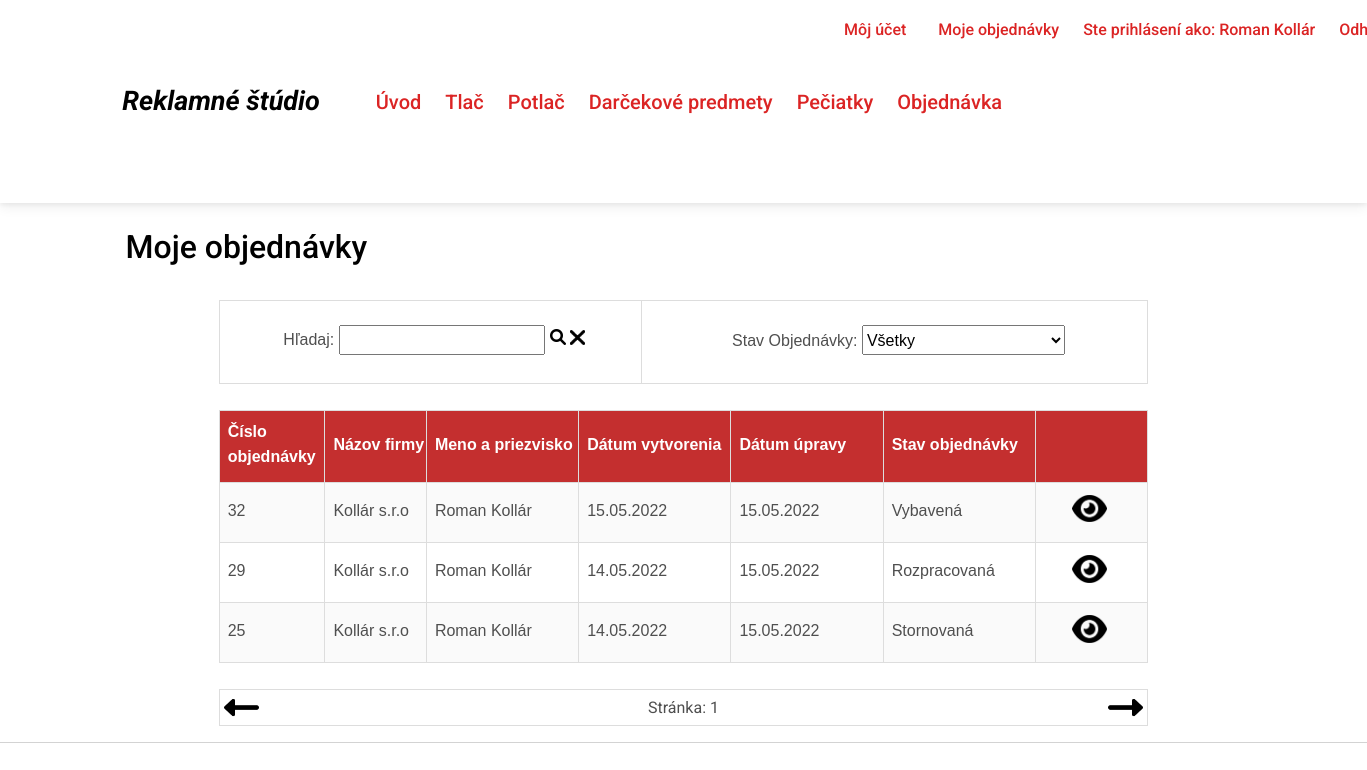
Page /moje_objednavky.php (signed in) on the committed database.
### tables this page shows
CREATE TABLE `objednavka` (
  `ID_objednavky` int(10) UNSIGNED NOT NULL,
  `Obj_Datum_vytvorenia` date NOT NULL,
  `Obj_Datum_upravy` date NOT NULL,
  `Obj_Nazov_firmy` varchar(50) DEFAULT NULL,
  `Obj_Meno` varchar(50) NOT NULL,
  `Obj_Priezvisko` varchar(50) NOT NULL,
  `Obj_Email` varchar(50) NOT NULL,
  `Obj_Telefon` varchar(20) NOT NULL,
  `Obj_Ulica_cislo_fakturacna` varchar(50) NOT NULL,
  `Obj_Mesto_fakturacna` varchar(50) NOT NULL,
  `Obj_PSC_fakturacna` varchar(5) NOT NULL,
  `Obj_Ulica_cislo_dodacia` varchar(50) DEFAULT NULL,
  `Obj_Mesto_dodacia` varchar(50) DEFAULT NULL,
  `Obj_PSC_dodacia` varchar(5) DEFAULT NULL,
  `Obj_ICO` varchar(8) DEFAULT NULL,
  `Obj_DIC` varchar(10) DEFAULT NULL,
  `Obj_IC_DPH` varchar(12) DEFAULT NULL,
  `Stav_objednavky` int(10) UNSIGNED DEFAULT NULL,
  `Obj_Poznamka` varchar(200) DEFAULT NULL,
  `ID_pouzivatela` int(10) UNSIGNED DEFAULT NULL,
  `ID_zakaznika` int(10) UNSIGNED NOT NULL,
  `ID_zamestnanca` int(10) UNSIGNED DEFAULT NULL
);

### lib.php (called while the page is built, shortened)
<?php
function selected($nazovprem,$hodnota)
{
 if ($nazovprem == $hodnota)
 return 'selected';
}
?>

### config.php (called while the page is built, shortened)
<?php
$limit=5;
?>

### moje_objednavky.php (the view, shortened to what this page needs)
<!DOCTYPE html>
<html>
<head>
<?php include "head.php" ?>
</head>
<body>
<?php
include "config.php";
include "lib.php";
include "navbar_log.php";
$server=$_SERVER['HTTP_HOST'];
if($_SERVER['HTTP_REFERER'] !="http://".$server.'/'.$dir_name.'admin/objednavka.php'
AND $_SERVER['HTTP_REFERER'] != "http://".$server.'/'.$dir_name.'/'."moje_objednavky?doprava=1" AND  $_SERVER['HTTP_REFERER'] != "http://".$server.'/'.$dir_name.'/'."moje_objednavky.php?dolava=1")
{
	$offset = 0;
	$stranka = 1;
}
if(!isset($_POST['hladaj']))
	$hladaj="";
else
	$hladaj=$_POST['hladaj'];
if(!isset($_POST['Stav_objednavky']))
	$Stav_objednavky=0;
else
	$Stav_objednavky=$_POST['Stav_objednavky'];
$dblink = mysqli_connect($mysql_server, $mysql_user, $mysql_password, $mysql_db);
if($Stav_objednavky == 0)
{
	$podmienka="";
}
?>
<div class="container text-black">
<h2 class="mb-2">Moje objednávky</h2>
</div>
<br>
<table id="filtre" class = "zoznam" align="center" cellpadding="0" cellspacing="0">
	<tr>
		<td class = "text-center" style = "text-align:center !important; width:25%;">
		<p>
			<form action="moje_objednavky.php" method="post" >
				Hľadaj:
					<input type="text" id="hladaj" name="hladaj" class="select_height" autofocus value="<?php echo $_POST['hladaj']?>">
					<input type="image" src="images/magnifying-glass-solid.png" title="Vyhľadaj" style="width:16px;">
					<input type="image" src="images/xmark-solid.png" title="Vymazať" style="width:15px;" onclick="forms[0].hladaj.value='';">
			</form>
		</p>
		</td>
		<td style = "text-align:center !important; width:30%;">
		<p><form action="moje_objednavky.php" method="post">
		Stav Objednávky:
		<select name="Stav_objednavky" class="select_height" onChange="forms[1].submit()">
			<option value="0" <?php echo selected($Stav_objednavky,'0') ?> > Všetky </option>
		</select>
		</form></p>
		</td>
	</tr>
</table>
<br>
<?php
if (!$_SESSION["offset"])
{	$offset=0;
	$stranka=1;
}
else
{
	$offset=$_SESSION["offset"];
	$stranka=$_SESSION["stranka"];
}
	$ID_pouzivatela = $_SESSION['Login_ID_pouzivatela_web'];
	$ID_pouzivatela = intval($ID_pouzivatela);
	$sql2="SELECT * FROM zakaznik z WHERE ID_pouzivatela = $ID_pouzivatela";
	$vysledok2 = mysqli_query($dblink,$sql2);
	$riadok2 = mysqli_fetch_assoc($vysledok2);
	$ID_zakaznika = $riadok2["ID_zakaznika"];
	$sql="SELECT * FROM objednavka o WHERE ID_zakaznika = $ID_zakaznika $podmienka ORDER BY ID_objednavky DESC LIMIT $limit OFFSET $offset";
	?>
<div id="tabulka">
<table class="zoznam" border="1" align="center" cellpadding="0" cellspacing="0">
<tr>
	<th width="10%">Číslo objednávky</th>
	<th width="10%">Názov firmy</th>
	<th width="15%">Meno a priezvisko</th>
	<th width="15%">Dátum vytvorenia</th>
	<th width="15%">Dátum úpravy</th>
	<th width="15%">Stav objednávky</th>
	<th width="5%" colspan="2"></th>
</tr>
	<?php
	$vysledok = mysqli_query($dblink, $sql);
	while ($riadok = mysqli_fetch_assoc($vysledok)) {
	$Upraveny_Datum_vytvorenia = date("d.m.Y", strtotime($riadok["Obj_Datum_vytvorenia"]));
	$Upraveny_Datum_upravy = date("d.m.Y", strtotime($riadok["Obj_Datum_upravy"]));
	switch ($riadok["Stav_objednavky"])
	{
	case 2:
        $Stav_objednavky_text = "Rozpracovaná";
        break;
	case 6:
        $Stav_objednavky_text = "Vybavená";
        break;
	case 7:
        $Stav_objednavky_text = "Stornovaná";
        break;
	}
		?>
		<tr>
			<td><?php echo $riadok["ID_objednavky"];?></td>
			<td><?php echo $riadok["Obj_Nazov_firmy"];?></td>
			<td><?php echo $riadok["Obj_Meno"]." ".$riadok["Obj_Priezvisko"];?></td>
			<td><?php echo "$Upraveny_Datum_vytvorenia";?></td>
			<td><?php echo "$Upraveny_Datum_upravy";?></td>
			<td><?php echo "$Stav_objednavky_text";?></td>
			<td style = "text-align: center; ">
				<div class="container d-flex ms-3">
					<form  class="me-4" action="objednavka.php" method="post">
						<input class="mt-1" type="image" name="zobrazit" Value="Zobraziť" src="images/eye-solid.png" title="Zobraziť" style="width:35px;">
					</form>
				</div>
			</td>
		</tr>
		<?php
	}
?>
</table>
</div>
<br>
<?php
if(!$hladaj AND !$Stav_objednavky):
?>
<div id="tabulka-sipky">
	<table id="sipky" border="1" align="center" cellpadding="0" cellspacing="0">
		<tr><td align="left">
		<a href="moje_objednavky.php?dolava=1"><img src="images/left-long-solid.png" title="Doľava" style="width:35px; margin-left:4px;"></a>
		</td>
		<td align="center">Stránka: <?php echo $stranka;?></td>
		<td align="right">
		<a href="moje_objednavky.php?doprava=1"><img src="images/right-long-solid.png" title="Doprava" style="width:35px; margin-right:4px;"></a>
		</td></tr>
	</table>
</div>
<hr>
<?php endif; ?>
</body>
</html>

### rows in the picture
objednavka: ID_objednavky "32", Obj_Nazov_firmy "Kollár s.r.o", Obj_Meno "Roman", Obj_Priezvisko "Kollár", Obj_Datum_vytvorenia "15.05.2022", Obj_Datum_upravy "15.05.2022", Stav_objednavky "Vybavená"
objednavka: ID_objednavky "29", Obj_Nazov_firmy "Kollár s.r.o", Obj_Meno "Roman", Obj_Priezvisko "Kollár", Obj_Datum_vytvorenia "14.05.2022", Obj_Datum_upravy "15.05.2022", Stav_objednavky "Rozpracovaná"
objednavka: ID_objednavky "25", Obj_Nazov_firmy "Kollár s.r.o", Obj_Meno "Roman", Obj_Priezvisko "Kollár", Obj_Datum_vytvorenia "14.05.2022", Obj_Datum_upravy "15.05.2022", Stav_objednavky "Stornovaná"

### other values in the picture
$_SESSION['Login_Meno_Priezvisko_web'] "Roman Kollár"
$stranka "1"
